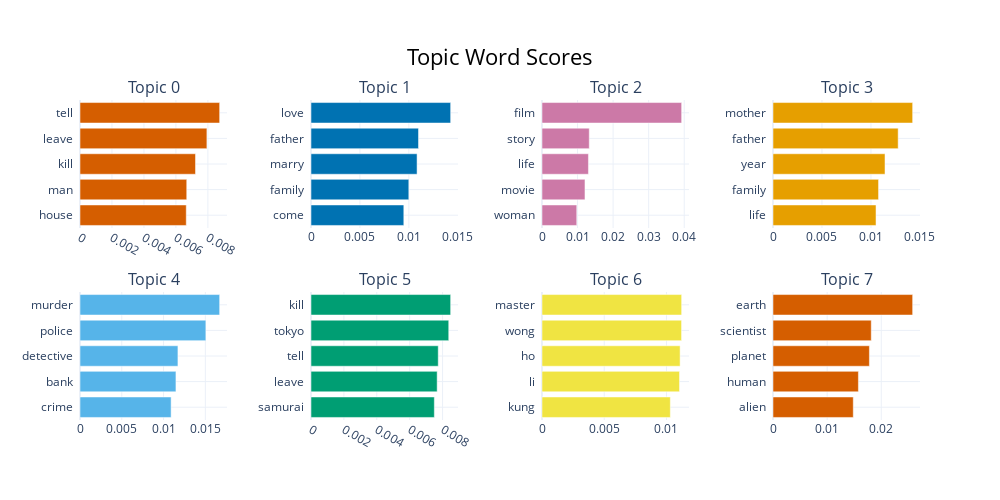

Here is the notebook cell this chart was saved with:
### Markdown cell above
Our algorithm provides 46 different topics. We have to explore the topics to understand if they make sense and if some are redundant or useless.

### Code cell
# Visualise topics by dominant words
topic_model.visualize_barchart()

### Figure 1 — Plotly figure (JSON) as saved in the notebook; plotly's stock layout.template omitted (floating-point values rounded to 4 significant figures)
{"data": [{"marker": {"color": "#D55E00"}, "orientation": "h", "type": "bar", "x": [0.006647, 0.006677, 0.007226, 0.007938, 0.008736], "xaxis": "x", "y": ["house  ", "man  ", "kill  ", "leave  ", "tell  "], "yaxis": "y"}, {"marker": {"color": "#0072B2"}, "orientation": "h", "type": "bar", "x": [0.009484, 0.009995, 0.01084, 0.01098, 0.01427], "xaxis": "x2", "y": ["come  ", "family  ", "marry  ", "father  ", "love  "], "yaxis": "y2"}, {"marker": {"color": "#CC79A7"}, "orientation": "h", "type": "bar", "x": [0.009777, 0.01209, 0.01306, 0.01329, 0.03928], "xaxis": "x3", "y": ["woman  ", "movie  ", "life  ", "story  ", "film  "], "yaxis": "y3"}, {"marker": {"color": "#E69F00"}, "orientation": "h", "type": "bar", "x": [0.01052, 0.01077, 0.01143, 0.01278, 0.01425], "xaxis": "x4", "y": ["life  ", "family  ", "year  ", "father  ", "mother  "], "yaxis": "y4"}, {"marker": {"color": "#56B4E9"}, "orientation": "h", "type": "bar", "x": [0.01091, 0.01148, 0.01172, 0.01506, 0.01671], "xaxis": "x5", "y": ["crime  ", "bank  ", "detective  ", "police  ", "murder  "], "yaxis": "y5"}, {"marker": {"color": "#009E73"}, "orientation": "h", "type": "bar", "x": [0.007499, 0.007671, 0.007736, 0.008374, 0.008491], "xaxis": "x6", "y": ["samurai  ", "leave  ", "tell  ", "tokyo  ", "kill  "], "yaxis": "y6"}, {"marker": {"color": "#F0E442"}, "orientation": "h", "type": "bar", "x": [0.01031, 0.01105, 0.0111, 0.01121, 0.01122], "xaxis": "x7", "y": ["kung  ", "li  ", "ho  ", "wong  ", "master  "], "yaxis": "y7"}, {"marker": {"color": "#D55E00"}, "orientation": "h", "type": "bar", "x": [0.01483, 0.01578, 0.01781, 0.01815, 0.0258], "xaxis": "x8", "y": ["alien  ", "human  ", "planet  ", "scientist  ", "earth  "], "yaxis": "y8"}], "layout": {"annotations": [{"font": {"size": 16}, "showarrow": false, "text": "Topic 0", "x": 0.0875, "xanchor": "center", "xref": "paper", "y": 1, "yanchor": "bottom", "yref": "paper"}, {"font": {"size": 16}, "showarrow": false, "text": "Topic 1", "x": 0.3625, "xanchor": "center", "xref": "paper", "y": 1, "yanchor": "bottom", "yref": "paper"}, {"font": {"size": 16}, "showarrow": false, "text": "Topic 2", "x": 0.6375, "xanchor": "center", "xref": "paper", "y": 1, "yanchor": "bottom", "yref": "paper"}, {"font": {"size": 16}, "showarrow": false, "text": "Topic 3", "x": 0.9125, "xanchor": "center", "xref": "paper", "y": 1, "yanchor": "bottom", "yref": "paper"}, {"font": {"size": 16}, "showarrow": false, "text": "Topic 4", "x": 0.0875, "xanchor": "center", "xref": "paper", "y": 0.4, "yanchor": "bottom", "yref": "paper"}, {"font": {"size": 16}, "showarrow": false, "text": "Topic 5", "x": 0.3625, "xanchor": "center", "xref": "paper", "y": 0.4, "yanchor": "bottom", "yref": "paper"}, {"font": {"size": 16}, "showarrow": false, "text": "Topic 6", "x": 0.6375, "xanchor": "center", "xref": "paper", "y": 0.4, "yanchor": "bottom", "yref": "paper"}, {"font": {"size": 16}, "showarrow": false, "text": "Topic 7", "x": 0.9125, "xanchor": "center", "xref": "paper", "y": 0.4, "yanchor": "bottom", "yref": "paper"}], "height": 500, "hoverlabel": {"bgcolor": "white", "font": {"family": "Rockwell", "size": 16}}, "showlegend": false, "title": {"font": {"color": "Black", "size": 22}, "text": "Topic Word Scores", "x": 0.5, "xanchor": "center", "yanchor": "top"}, "width": 1000, "xaxis": {"anchor": "y", "domain": [0, 0.175], "showgrid": true}, "xaxis2": {"anchor": "y2", "domain": [0.275, 0.45], "showgrid": true}, "xaxis3": {"anchor": "y3", "domain": [0.55, 0.725], "showgrid": true}, "xaxis4": {"anchor": "y4", "domain": [0.825, 1], "showgrid": true}, "xaxis5": {"anchor": "y5", "domain": [0, 0.175], "showgrid": true}, "xaxis6": {"anchor": "y6", "domain": [0.275, 0.45], "showgrid": true}, "xaxis7": {"anchor": "y7", "domain": [0.55, 0.725], "showgrid": true}, "xaxis8": {"anchor": "y8", "domain": [0.825, 1], "showgrid": true}, "yaxis": {"anchor": "x", "domain": [0.6, 1], "showgrid": true}, "yaxis2": {"anchor": "x2", "domain": [0.6, 1], "showgrid": true}, "yaxis3": {"anchor": "x3", "domain": [0.6, 1], "showgrid": true}, "yaxis4": {"anchor": "x4", "domain": [0.6, 1], "showgrid": true}, "yaxis5": {"anchor": "x5", "domain": [0, 0.4], "showgrid": true}, "yaxis6": {"anchor": "x6", "domain": [0, 0.4], "showgrid": true}, "yaxis7": {"anchor": "x7", "domain": [0, 0.4], "showgrid": true}, "yaxis8": {"anchor": "x8", "domain": [0, 0.4], "showgrid": true}}}
